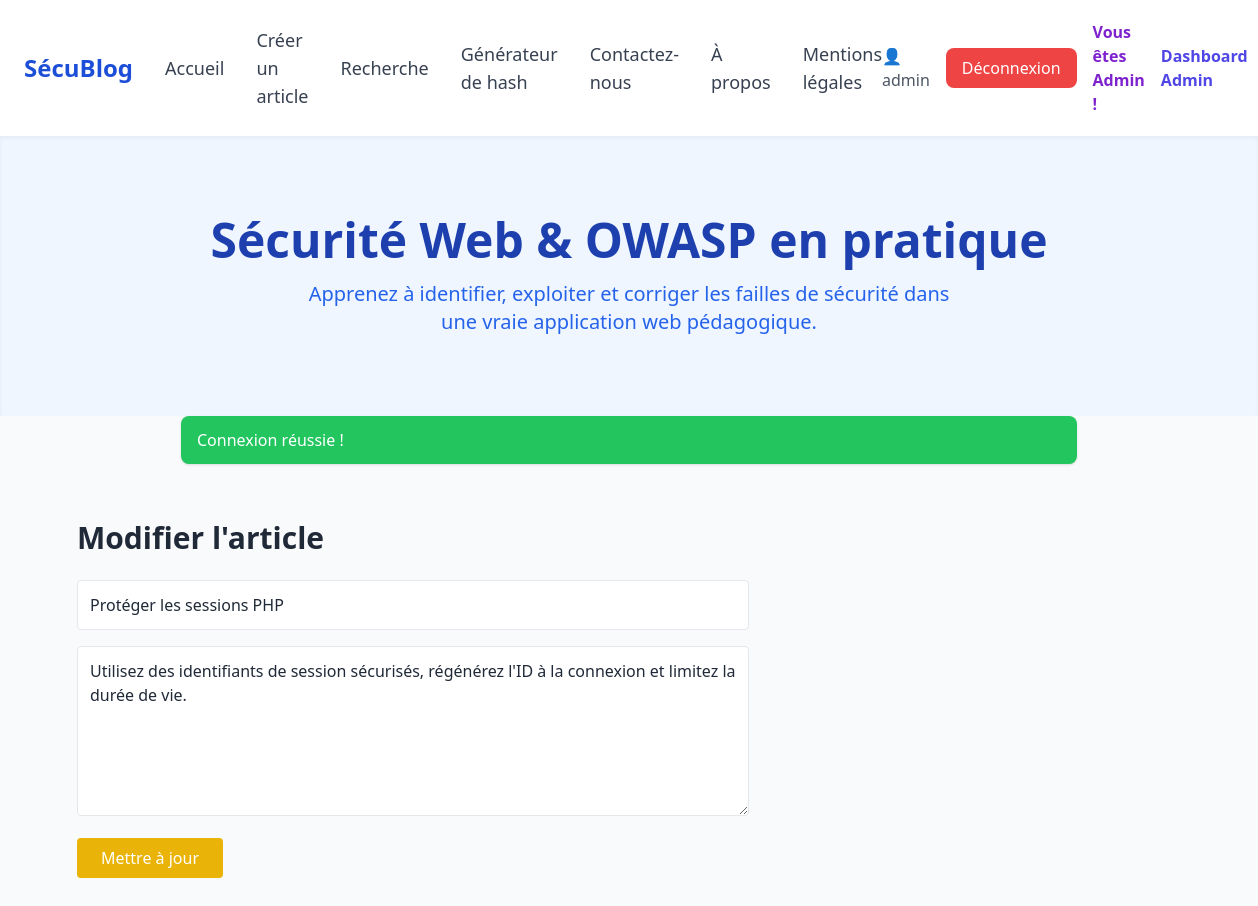
The page /article/edit&id=3 (signed in) on the database its author committed.
### tables this page shows
CREATE TABLE IF NOT EXISTS articles (
                                        id INT AUTO_INCREMENT PRIMARY KEY,
                                        title VARCHAR(255) NOT NULL,
    content TEXT NOT NULL,
    user_id INT,
    created_at TIMESTAMP DEFAULT CURRENT_TIMESTAMP,
    FOREIGN KEY (user_id) REFERENCES users(id) ON DELETE CASCADE
    );

### app/Core/Controller.php (called while the page is built, shortened)
<?php
class Controller
{
    protected function render($view, $data = [])
    {
        extract($data);
        require_once __DIR__ . "/../Views/{$view}.php";
        require_once __DIR__ . "/../Views/layout.php";
    }
}

### app/Controllers/ArticleController.php (called while the page is built, shortened)
<?php
class ArticleController extends Controller
{
    public function edit()
    {
        $id = $_GET['id'] ?? null;
        $article = new Article();
        $data = $article->find($id);
        $this->render('article/edit', ['article' => $data]);
    }
}

### index.php (called while the page is built, shortened)
<?php
$router = new Router();
$router->handleRequest();

### app/config/database.php (called while the page is built, shortened)
<?php
class Database
{
    private static $instance = null;
    public static function getConnection()
    {
        if (!self::$instance) {
            try {
                self::$instance = new PDO('mysql:host=localhost;dbname=securite_blog;charset=utf8', 'root', '');
                self::$instance->setAttribute(PDO::ATTR_ERRMODE, PDO::ERRMODE_EXCEPTION);
            } catch (PDOException $e) {
                die('Erreur de connexion : ' . $e->getMessage());
            }
        }
        return self::$instance;
    }
}

### app/Models/Article.php (called while the page is built, shortened)
<?php
class Article
{
    private $db;
    public function __construct()
    {
        $this->db = Database::getConnection();
    }
    public function find($id)
    {
        $stmt = $this->db->prepare("SELECT a.*, u.username FROM articles a JOIN users u ON a.user_id = u.id WHERE a.id = ?");
        $stmt->execute([$id]);
        return $stmt->fetch(PDO::FETCH_ASSOC);
    }
}

### app/Views/article/edit.php (the view)
<h2 class="text-3xl font-bold mb-6">Modifier l'article</h2>
<form method="POST" class="space-y-4 max-w-2xl">
    <input type="text" name="title" value="<?= $article['title'] ?>" class="w-full p-3 border rounded" required>
    <textarea name="content" rows="6" class="w-full p-3 border rounded" required><?= $article['content'] ?></textarea>
    <button type="submit" class="bg-yellow-500 text-white px-6 py-2 rounded hover:bg-yellow-600">Mettre à jour</button>
</form>

### rows shown on the page
articles: title "Protéger les sessions PHP", content "Utilisez des identifiants de session sécurisés, régénérez l'ID à la connexion et limitez la durée de vie."

### other values the page prints
$_SESSION['user']['username'] "admin"
$f['message'] "Connexion réussie !"
